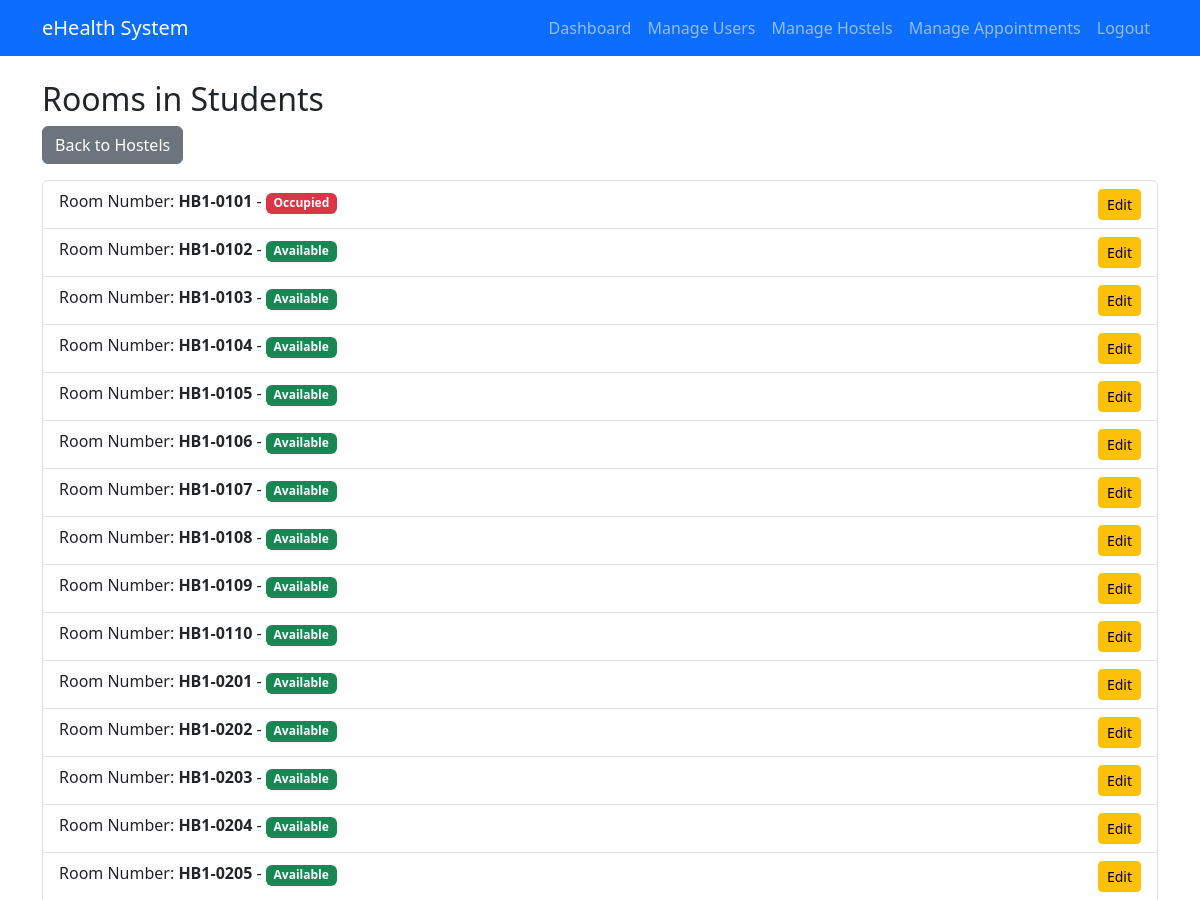
/hostels/1/rooms/ (signed in, upper part), run on an earlier commit of the app's database.
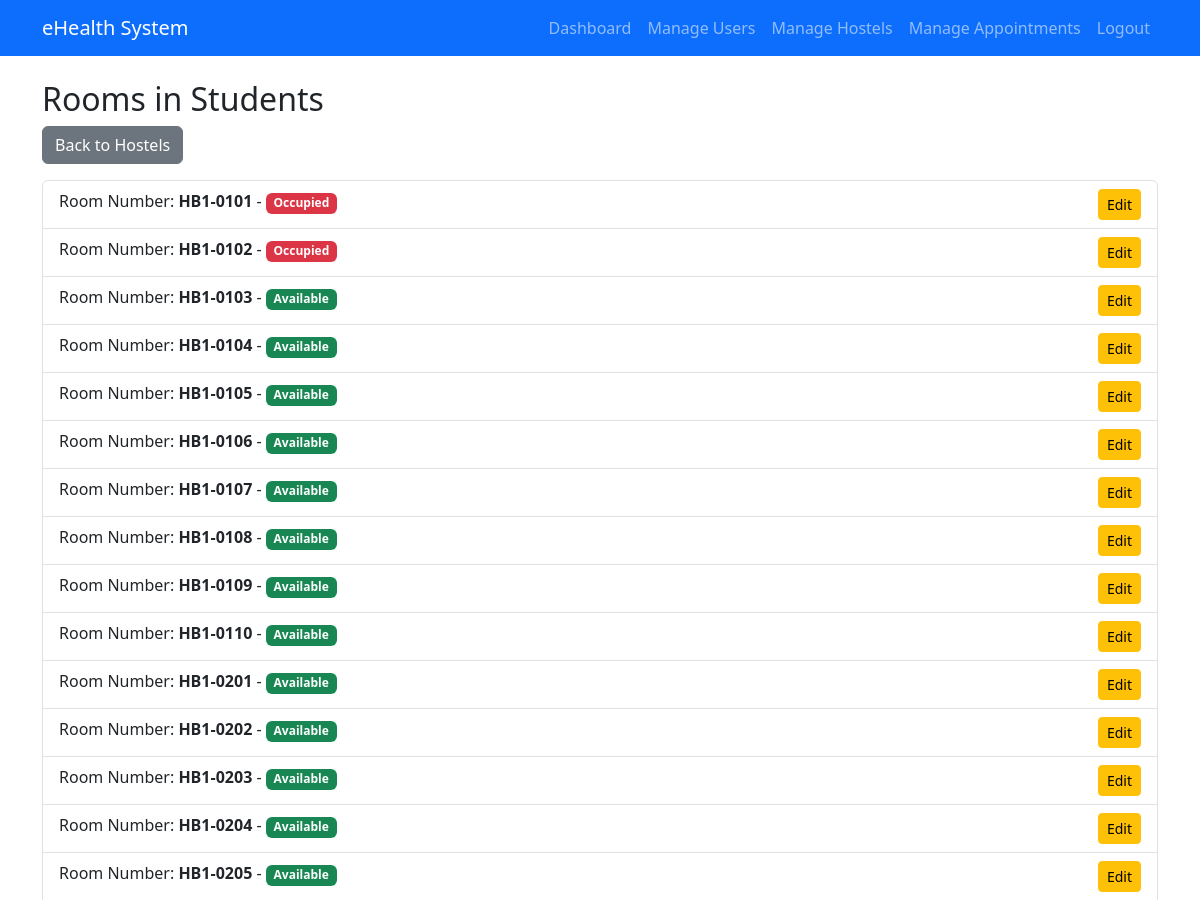
And on a later commit of the database.
### hostels/models.py (models this page shows, shortened)
class Room(models.Model):
    hostel = models.ForeignKey(
        Hostel,
        on_delete=models.CASCADE,
        related_name="rooms"  # Link rooms to their respective hostel
    )
    number = models.CharField(max_length=20, unique=True)
    resident = models.ForeignKey(
        settings.AUTH_USER_MODEL,
        on_delete=models.SET_NULL,
        null=True,
        blank=True,
        related_name="rooms_assigned"  # Unique related_name for CustomUser reverse relation
    )
    @property
    def is_occupied(self):
        return self.resident is not None

### hostels/views.py (the view)
# urls.py: path('<int:hostel_id>/rooms/', views.room_list, name='room_list'),
@login_required
def room_list(request, hostel_id):
    if request.user.role not in ['superadmin', 'admin']:
        messages.error(request, "You are not authorized to view this page.")
        return redirect('home')
    hostel = get_object_or_404(Hostel, id=hostel_id)
    rooms = hostel.rooms.all()
    return render(request, 'hostels/room_list.html', {'hostel': hostel, 'rooms': rooms})

### hostels/templates/hostels/room_list.html
{% extends 'base.html' %}
{% block content %}
  <h2>Rooms in {{ hostel.name }}</h2>
  <a href="{% url 'hostel_list' %}" class="btn btn-secondary">Back to Hostels</a>
  <ul class="list-group mt-3">
      {% for room in rooms %}
          <li class="list-group-item">
              Room Number: <strong>{{ room.number }}</strong> -
              {% if room.is_occupied %}
                  <span class="badge bg-danger">Occupied</span>
              {% else %}
                  <span class="badge bg-success">Available</span>
              {% endif %}
              <a href="{% url 'edit_room' room.id %}" class="btn btn-warning btn-sm float-end">Edit</a>
          </li>
      {% empty %}
          <li class="list-group-item text-muted">No rooms available in this hostel.</li>
      {% endfor %}
  </ul>
{% endblock %}

What changed in the data, as far as the page shows it:
changed Room "HB1-0102": resident_id "Available" → "Occupied"
